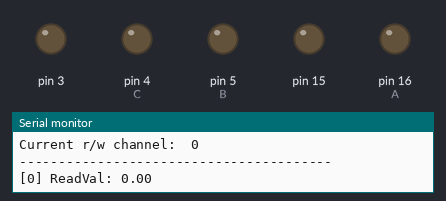
Recording of a sketch running on a simulated Arduino Uno, built with avr-gcc and run on an emulated ATmega328P. Parts: output pins drawn as LEDs (lit = HIGH), the last lines printed to the serial monitor.

Above: at 0.9 s.
At 2.4 s:
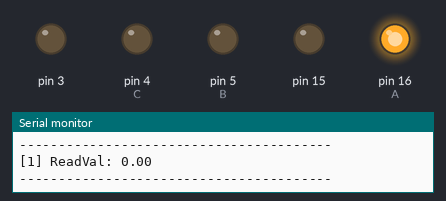
At 3.6 s:
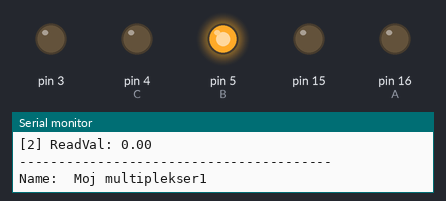
At 4.8 s:
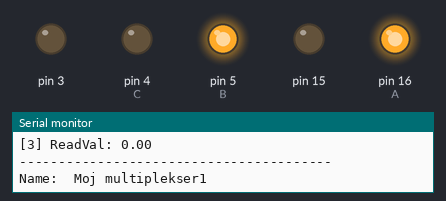
At 6.0 s:
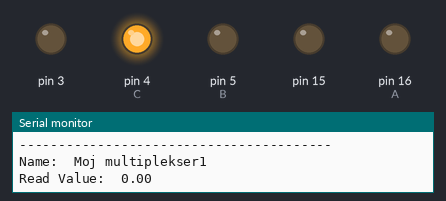
At 9.5 s:
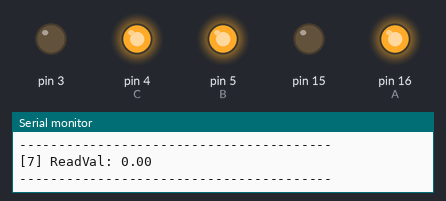
Timing chart, 0 to 12.3 s (numbered marks = the images above):
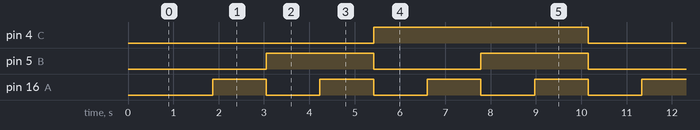

Measured:
- by itself, pin 4 (C): alternates HIGH for 4.7 s and LOW for 4.7 s
- by itself, pin 5 (B): alternates HIGH for 2.4 s and LOW for 2.4 s
- by itself, pin 16 (A): alternates HIGH for 1.2 s and LOW for 1.2 s

The sketch:

multiplexerTools.ino
```cpp
/*------------------------------------
   Useful functions for Multiplexer
  Jakub Kaniowski, Szymon Ciemała 2020
              25.10.2020
  ------------------------------------

*/
/*        Truth table CD4076BE
      -----------------------------
      A     B     C     D     ChNum
      -----------------------------
      0     0     0     0   |   0
      1     0     0     0   |   1
      0     1     0     0   |   2
      1     1     0     0   |   3
      0     0     1     0   |   4
      1     0     1     0   |   5
      0     1     1     0   |   6
      1     1     1     0   |   7
      0     0     0     1   |   8  Nadane ograniczenie 3 bitowe!
      1     0     0     1   |   9
      0     1     0     1   |   10
      1     1     0     1   |   11
      0     0     1     1   |   12
      1     0     1     1   |   13
      0     1     1     1   |   14
      1     1     1     1   |   15
*/


/*----------------------------------*/
/*        CONFIG MULTIPLEXER        */
/*----------------------------------*/
/* A, B, C, D - controler table for */
/* multiplexer. Logical table.      */
/*                                  */
/* READ_MULT_PIN - pin for reading  */
/* WRIT_MULT_PIN - pin for write    */
/*----------------------------------*/
/*Input of Multiplexer | Real pinout */
#define A 16              //D0
#define B 5               //D1
#define C 4               //D2
//#define D 0               //D3
#define READ_MULT_PIN 0  //A0 (17)
#define WRIT_MULT_PIN 0   //D4  zmiana na D3

#define WRONG_CHANNEL -1   //This is kind of error for setChannel() function
#define SUCCESS 1         //This is kind of error for setChannel() function - unused!


#define ANALOG 0          //This is switch between ANALOG_READ and DIGITAL_READ for readPin() function
#define DIGITAL 1         //This is switch between ANALOG_READ and DIGITAL_READ for readPin() function

/*----------------------------------*/


struct multiplexer {        //Structure for multiplexer data. Please create for eg. multiplexer MUX_1{"MultiPlex_Name1", {A, B, C, D}, 'NULL', 'NULL', 'NULL' };
  char name [20];             //Name for multiplexer
  int ABCD[3];                //Table for pinout multiplexer (eg. 16, 5, 4, 0) - ograniczono do 3 bitów!
  int read_pin;               //Pin read for multiplexer (IN)
  int write_pin;              //Pin write for multiplexer (OUT)
  int channel;                //Current channel. In declaration - should be NULL
  double ret_val;             //Received value from readPin() - should be NULL
  double send_val;            //Send value to multiplexer writePin() - should be NULL
};

/* ---------------------- Function prototypes -------------------------*/

  int     setChannel(int, int *);                                     // setChannel(Channel in multiplexer, pinout from ABCD[] from struct 'multiplexer');
  double  readPin(int, struct multiplexer & , bool );                 // readPin(Channel [from], struct of multiplexer, read_mode<ANALOG/DIGITAL>);
  double  writePin(int, int,  struct multiplexer & , bool );          // writePin(Channel [to], struct of multiplexer, write_mode<ANALOG/DIGITAL>);
  void    showMultiplexer(struct multiplexer &);                      // show all structure of multiplexer (Serial)

/*---------------------------------------------------------------------*/


//Krótki Test
//definiowanie i korzystanie z multipleksera

struct multiplexer mux1 = {"Moj multiplekser1", {A, B, C}, READ_MULT_PIN, WRIT_MULT_PIN};
double zmienna0;
int z = 0;


void setup()
{
  pinMode(A, OUTPUT);
  pinMode(B, OUTPUT);
  pinMode(C, OUTPUT);
  //pinMode(D, OUTPUT);
  pinMode(15, OUTPUT);
  pinMode(3, OUTPUT);
  pinMode(1, OUTPUT);
  //pinMode(READ_MULT_PIN, INPUT);
  Serial.begin(9600);
}

void loop()
{

  showMultiplexer(mux1);
  //writePin(z, 1, mux1, DIGITAL);
  delay(500);
  Serial.println("["+(String)z+"] ReadVal: "+(String)readPin(z, mux1, DIGITAL)+"\n");

  z++;
  if(z > 7) z = 0;
delay(500);
  /*
//showMultiplexer(mux1);
writePin(0, 1, mux1, DIGITAL);
  delay(1);
writePin(6, 0, mux1, DIGITAL);
  //analogWrite(15, 750);
 // digitalWrite(3, HIGH);
 // digitalWrite(1, LOW);


 /*

  delay(3500);
writePin(0, 0, mux1, DIGITAL);
 // writePin(0, 0, mux1, DIGITAL);
  //zmienna0 = readPin(7, mux1, DIGITAL);

  /*
  if(zmienna0<0)
  {
    Serial.println("\nE_MUX_CHANNEL\n");
  }
  Serial.print("Kanal: ");
  Serial.print(mux1.channel);
  Serial.print(" Odczytano wartosc: ");
  Serial.print(mux1.ret_val); //mozna tez odczytywać ze zmienna0. Teraz odczytujemy "z obiektu" mux1
  Serial.print("\n");
  Serial.println(zmienna0);


  //Serial.print(zmienna0);

  delay(500);

  writePin(6, 1, mux1, DIGITAL);

 // analogWrite(15, 750);
 // digitalWrite(3, LOW);
 // digitalWrite(1, HIGH);
 writePin(0, 1, mux1, DIGITAL);
  delay(3500);
writePin(0, 0, mux1, DIGITAL);
 delay(500);
  //writePin(0, 1, mux1, DIGITAL);
 analogWrite(15, 750);
 digitalWrite(3, LOW);
 digitalWrite(1, HIGH);

delay(5000);

analogWrite(15, 750);
digitalWrite(3, HIGH);
digitalWrite(1, LOW);
delay(5000);
*/


}


/* ---------------------- Function definitions -------------------------*/
double readPin(int ch, struct multiplexer & mux, bool r_type )
{
  pinMode(mux.read_pin, INPUT);
  mux.channel = ch;
  if ((setChannel(ch, mux.ABCD)) != WRONG_CHANNEL)                   //Change channel and check it. If is SUCCESSFULLY read sth.
  {
                                                  //Write to struct multiplexer which I/O is used.
    if (r_type == DIGITAL)
    {
      mux.ret_val=digitalRead(mux.read_pin);
      return (mux.ret_val);
    }
    if (r_type == ANALOG)
    {
      mux.ret_val=analogRead(mux.read_pin);
      return (mux.ret_val);
    }
  }
  else {
    Serial.println("\nMUX_ERROR: WRONG_CHANNEL\n");
    return WRONG_CHANNEL;                                                //This will be kind of error. (-1) - !!?
  }
}

double writePin(int ch, int value, struct multiplexer & mux, bool w_type )
{
  pinMode(mux.write_pin, OUTPUT);
  mux.channel = ch;
  if ((setChannel(ch, mux.ABCD)) != WRONG_CHANNEL)                   //Change channel and check it. If is SUCCESSFULLY read sth.
  {
                                                  //Write to struct multiplexer which I/O is used.
    if (w_type == DIGITAL)
    {
      Serial.println("[D]:Send to ch: "+(String)mux.channel+" value: "+(String)value);
      digitalWrite(mux.write_pin, (int)value);
      return (mux.send_val = value);
    }
    if (w_type == ANALOG)
    {
      Serial.println("[A]:Send to ch: "+(String)mux.channel+" value: "+(String)value);
      analogWrite(mux.write_pin, (int)value);
      return (mux.send_val = value);
    }
  }
  else {
    Serial.println("Failed send value. Wrong channel!");
    return WRONG_CHANNEL;                                                //This will be kind of error.
  }
}


int setChannel(int chn, int truthTable[])
{
  if((chn >=0) && (chn<=8))    //Check value of channel. Oryginal: if((chn >=0) && (chn<=15)) - Ograniczono do 3 bit!
  {
      int i; // for "for" loop
      int j = 3; //for "for" loop, but for reverse order

      /* Table of ABCD Value - temp.   */
      char tempValue[17][5] = { //ale dlaczego [17][5]?
        {"0000"}, {"0001"}, {"0010"}, {"0011"}, {"0100"},
        {"0101"}, {"0110"}, {"0111"}, {"1000"}, {"1001"},
        {"1010"}, {"1011"}, {"1100"}, {"1101"}, {"1110"},
        {"1111"}
      };

      for (i = 0; i < 4; i++)
      { //ABCD jest w poprawnej kolejności, natomiast logicValue musi od konca czytac

        if((tempValue[chn][j]) == '0')
          digitalWrite(truthTable[i], 0);

        if((tempValue[chn][j]) == '1')
          digitalWrite(truthTable[i], 1);

        j--;

        /*OLD
         * digitalWrite(truthTable[i], tempValue[num_tempValue][j]);
         * delay(100);
         * Serial.print((String)truthTable[i] + ": " + tempValue[num_tempValue][j] + "\t " +"i:"+ (String)i+" | j:"+(String)j  +" num_tempValue: "+num_tempValue+"\n");
        */
      }
    return chn; //If correct, return changed channel value
   }
   else{
    return WRONG_CHANNEL; //If wrong, then return -1
   }

}


void showMultiplexer(struct multiplexer & mux) // show information about multiplexer
{
  Serial.println(
    "\n----------------------------------------\nName:\t"+(String)mux.name+
    "\nRead Value:\t"+(String)mux.ret_val+
    "\nWrite Value:\t"+(String)mux.send_val+
    "\nChannel set pin:\t"+(String)mux.ABCD[0]+", "+(String)mux.ABCD[1]+", "+(String)mux.ABCD[2]+ /*", "+(String)mux.ABCD[3]+*/
    "\nControl pin (input):\t"+(String)mux.read_pin+
    "\nControl pin (output):\t"+(String)mux.write_pin+
    "\nCurrent r/w channel:\t"+(String)mux.channel+
    "\n----------------------------------------\n"
   );
}
```
